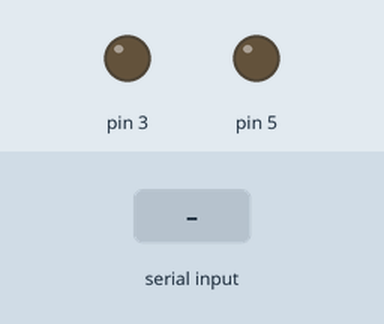
Bench run of a sketch on a simulated Arduino Uno, built with avr-gcc and run on an emulated ATmega328P. On the bench: output pins drawn as LEDs (lit = HIGH). Dashed ring = blinking. The test bench sets the inputs (shaded band).

Above: at 1.2 s.
1.3 s: "5" received over Serial
At 1.9 s:
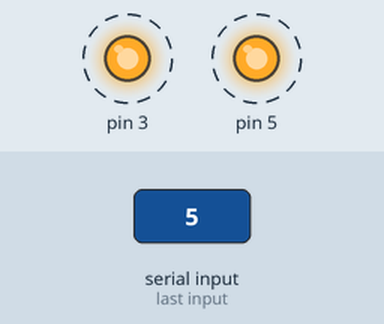
Timing chart, 0 to 11.8 s (numbered marks = the images above; inputs shaded):
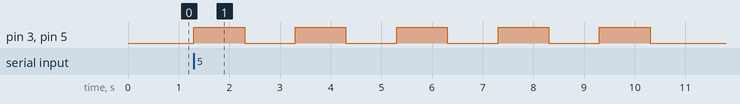

The sketch:

serial.ino
```cpp
// serial 통신
// 시리얼 통신은 직렬 통신을 말하며, 연속적으로 통신채널이나 컴퓨터 버스를 거쳐 한번에 하나의
// 비트 단위로 데이터를 전송하는 과정을 말한다.

// serial 통신을 이용하여 LED를 제어하는 예
void setup() {
  Serial.begin(9600); // Serial 통신 9600baud rate(초당 9600비트의 통신속도)
  pinMode(3, OUTPUT);
  pinMode(5, OUTPUT);
}

void loop() {
    // Serail.availabel()
    // 시리얼 포트로 수신된 데이터의 갯수를 반환한다. 받지않았다면 0을 반환한다.
    if(Serial.available()){
      // Serial.read()
      // 시리얼 통신 수신 버퍼에서 첫번째 문자열을 읽어 반환한다. 수신버퍼가 비어있으면 -1을 반환한다.
      int data = Serial.read();
      // 시리얼 통신을 통하여 LED를 제어한다.
      if(data == '1'){
        digitalWrite(3, HIGH);
      }
      else if(data == '2'){
        digitalWrite(5, HIGH);
      }
     else if(data == '3'){
        digitalWrite(3, LOW);
      }
      else if(data == '4'){
        digitalWrite(5, LOW);
      }
      else if(data == '5'){
        for(int i = 0; i < 5; i++){
          digitalWrite(3, HIGH);
          digitalWrite(5, HIGH);
          delay(1000);
          digitalWrite(3, LOW);
          digitalWrite(5, LOW);
          delay(1000);
        }
      }
      else{
        digitalWrite(3, LOW);
        digitalWrite(5, LOW);
      }
  }
}
```

Measured:
- after the input at 1.3 s, pin 3, pin 5: alternates HIGH for 1.0 s and LOW for 1.0 s, starting at once
